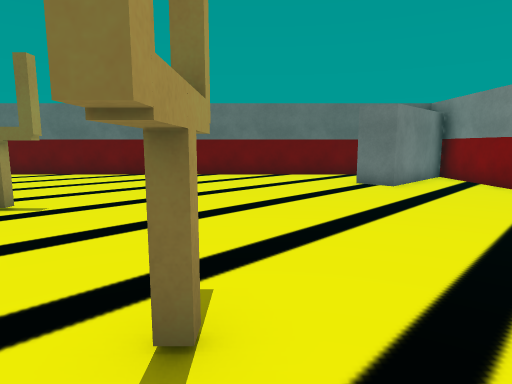
[1] (above)

16 first-person views from a walk through a 3-D level made in the Unity game engine. The camera is 1.3 m above the floor, tilts 8° down and sees 75° across. The floor is counted in squares, 1.03 m on a side. Each view is taken from the middle of a square. On the plan, view 1 faces up. The plan holds only what a view shows up to about 14 squares ahead; the rest is blank. The player is left out. Some surface patterns are stand-ins.

[2]
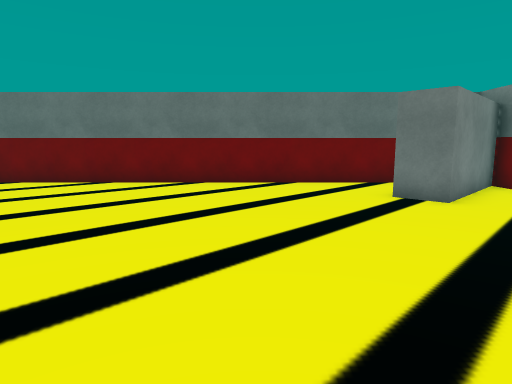

[3]
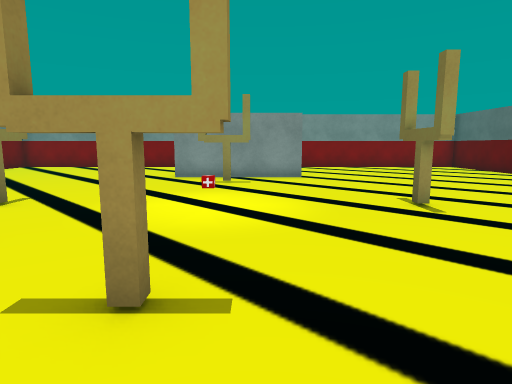

[4]
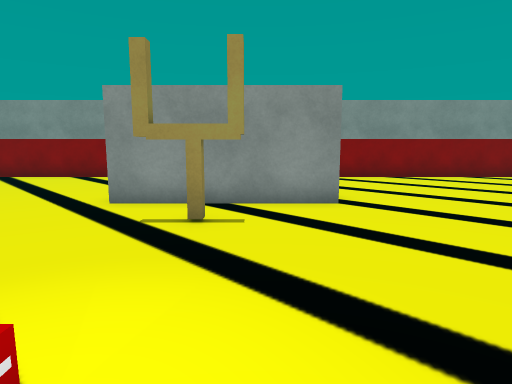

[5]
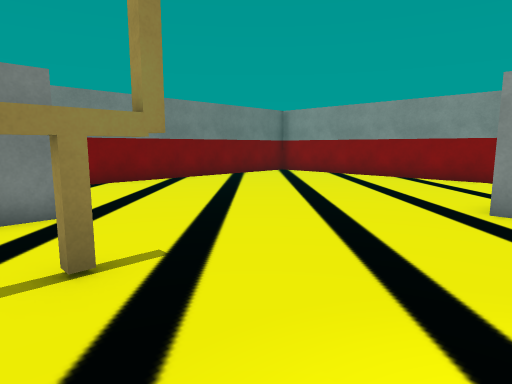

[6]
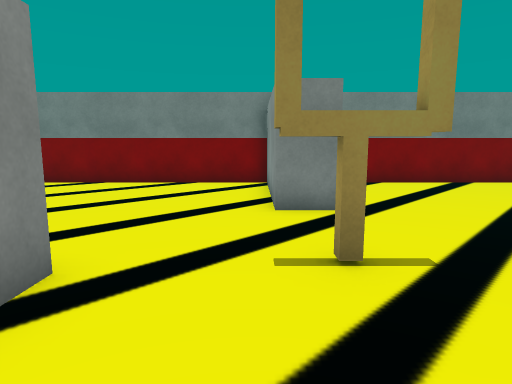

[7]
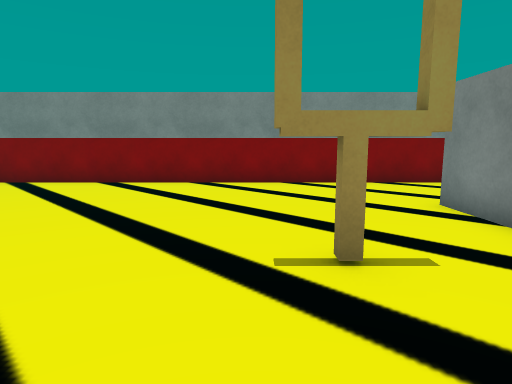

[8]
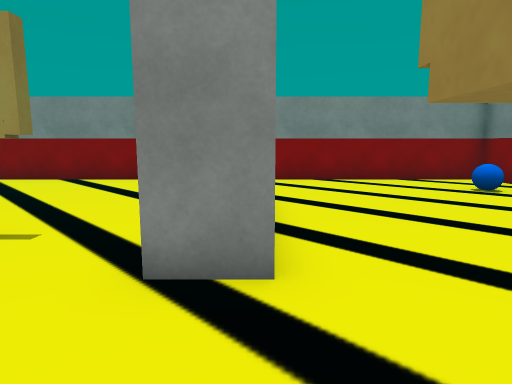

[9]
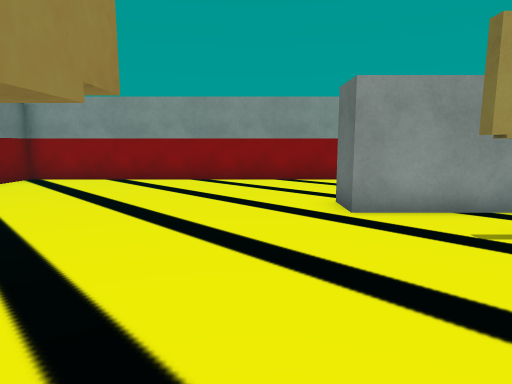

[10]
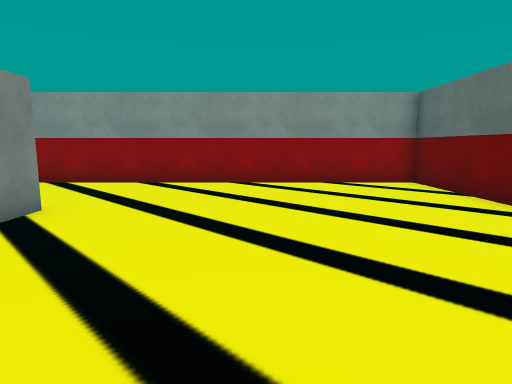

[11]
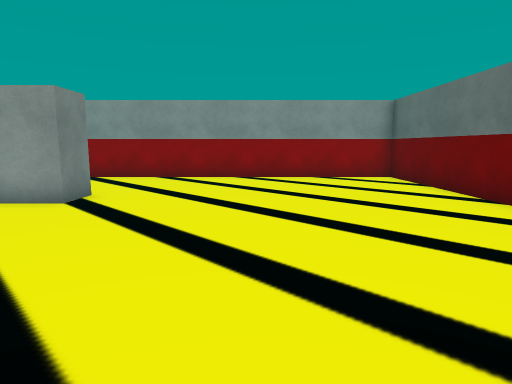

[12]
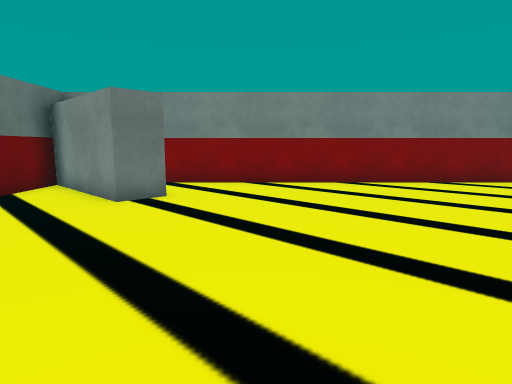

[13]
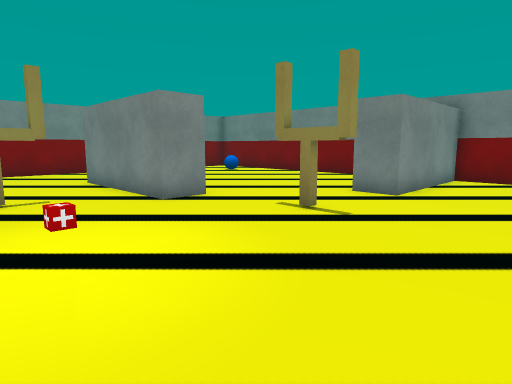

[14]
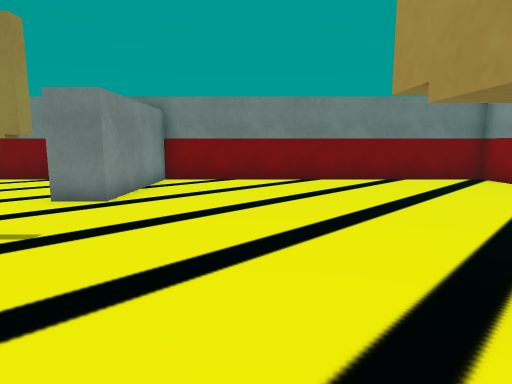

[15]
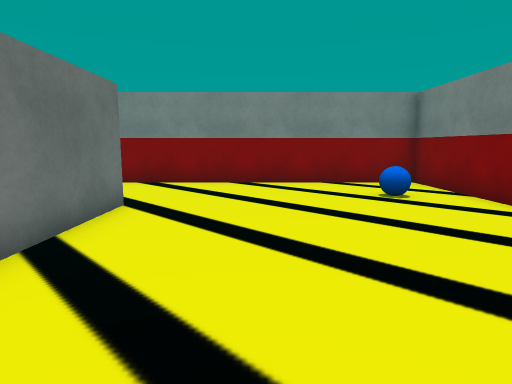

[16]
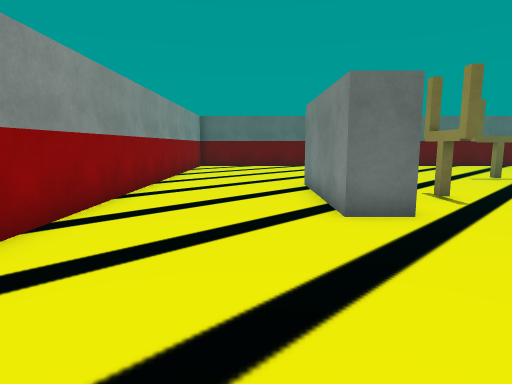

### Floor plan
Key: @ floor where view 1 was taken; # wall or solid block; . floor; B blue ball; O other object.
Columns run from 18 left of view 1 to 8 right of it. Each row starts with its distance up from view 1.
 15 #########################
 14 #.......................##
 13 #......................####
 12 #.....................###.#
 11 #.....................##..#
 10 #.........................#
  9 #.........................#
  8 #.........................#
  7 #.........................#
  6 #............#............#
  5 #.........................#
  4 #.....##..................#
  3 #.....###.................#
  2 #.....###....O...#........#
  1 #.....###.................#
  0 #.....##..........@.......#
 -1 #...............######....#
 -2 #...............######....#
 -3 #............#............#
 -4 #.........................#
 -5 #.........................#
 -6 #............#............#
 -7 #............#............#
 -8 #............#........B...#
 -9 #............#........B...#
-10 #............#............#
-11 ###########################

Positions as (right, up) in squares from view 1, and headings:
1: (0, 0), facing up
2: (0, 3), facing up
3: (2, 3), facing left
4: (-4, 3), facing left
5: (-4, 1), facing down-left
6: (-4, 1), facing down
7: (-4, 3), facing right
8: (-5, -2), facing right
9: (-5, -2), facing left
10: (-6, 9), facing left
11: (-4, 9), facing left
12: (-4, 8), facing right
13: (-9, 3), facing down-right
14: (-9, 2), facing down
15: (-4, -5), facing right
16: (-14, -6), facing up
